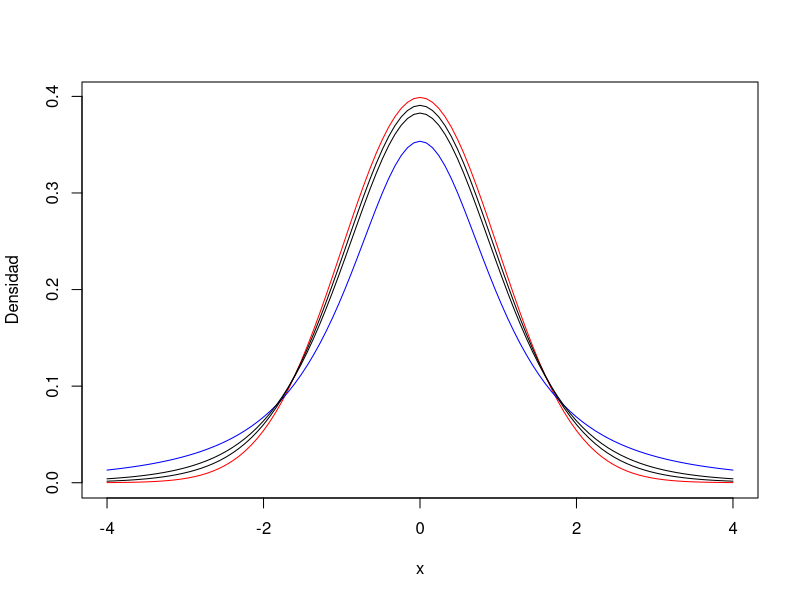

Recreate this plot in R.
## ---- chunk 1
knitr::opts_chunk$set(echo = TRUE)
options("yaml.eval.expr" = TRUE)
## ---- chunk 2
curve(dnorm(x), -4, 4, col = "red", ylab = "Densidad")
curve(dt(x, df = 2), col = "blue", add = TRUE)
curve(dt(x, df = 6), add = TRUE)
curve(dt(x, df = 12), add = TRUE)
## ---- chunk 3
# valor de t alfa = 0.05 izquierda
qt(0.05, 9, lower.tail = TRUE)
# valor de t alfa = 0.05 derecha
qt(0.05, 9, lower.tail = FALSE)
# probabilidad con valor de t
pt(1.83311, 9,lower.tail = FALSE)
